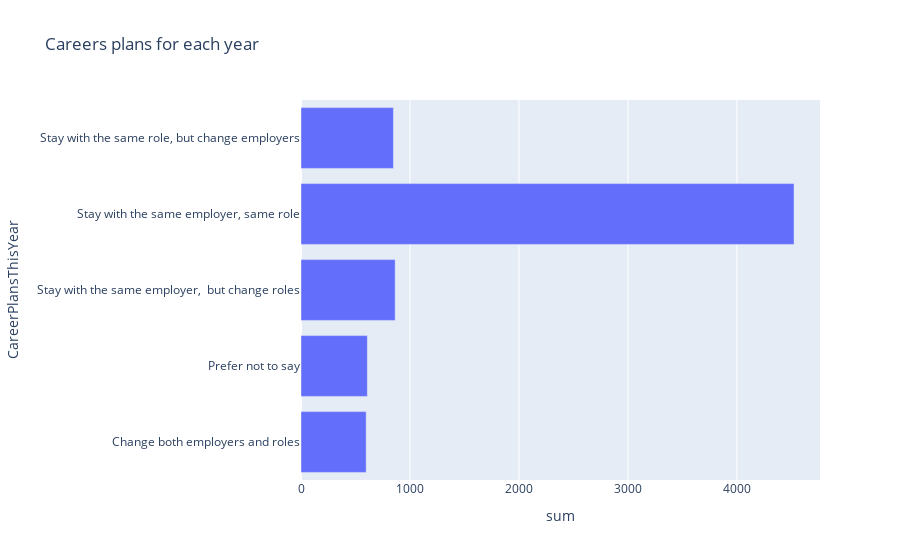

Notebook code for this chart:
### Code cell
F = px.bar(dfCareerPlan, x="sum", y="CareerPlansThisYear", title=" Careers plans for each year")
F.show()

### Figure 1 — Plotly figure (JSON) as saved in the notebook; plotly's stock layout.template omitted (floating-point values rounded to 4 significant figures)
{"data": [{"alignmentgroup": "True", "hovertemplate": "sum=%{x}<br>CareerPlansThisYear=%{y}<extra></extra>", "legendgroup": "", "marker": {"color": "#636efa", "pattern": {"shape": ""}}, "name": "", "offsetgroup": "", "orientation": "h", "showlegend": false, "textposition": "auto", "type": "bar", "x": [598, 609, 864, 4524, 848], "xaxis": "x", "y": ["Change both employers and roles", "Prefer not to say", "Stay with the same employer,  but change roles", "Stay with the same employer, same role", "Stay with the same role, but change employers"], "yaxis": "y"}], "layout": {"barmode": "relative", "legend": {"tracegroupgap": 0}, "title": {"text": " Careers plans for each year"}, "xaxis": {"anchor": "y", "domain": [0, 1], "title": {"text": "sum"}}, "yaxis": {"anchor": "x", "domain": [0, 1], "title": {"text": "CareerPlansThisYear"}}}}
